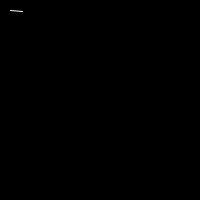
Frame 1 (no input)
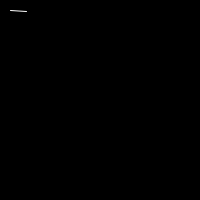
Frame 60 (the mouse pressed at the canvas centre just before this capture)
Frame 120 (the mouse held since frame 60 and released just before this capture): identical to frame 60, image omitted

The Processing sketch that drew these frames (run headless with seeded random() and noise(); from frame 60 on, the mouse is pressed at the canvas centre):

// Processing sketch: interpLineAni
// ── interpLineAni.pde
int x1 = 10;
int y1 = 10;

int x2 = 100;
int y2 = 20;

float interpolate = 0;

int startTime;
int growTime = 1000;//1s

void setup()
{
  size(200, 200);
  int startTime = millis();
}

void draw()
{
  background(0);
  stroke(255);
  
  interpolate = (float)(millis()-startTime)/growTime;
  if(interpolate < 1)
  {
    line(x1, y1, 
     (int)( (1-interpolate)*x1 + interpolate*x2 ),
     (int)( (1-interpolate)*y1 + interpolate*y2 ) );     
  } 
  else
  {
    startTime = millis();
  }
}
